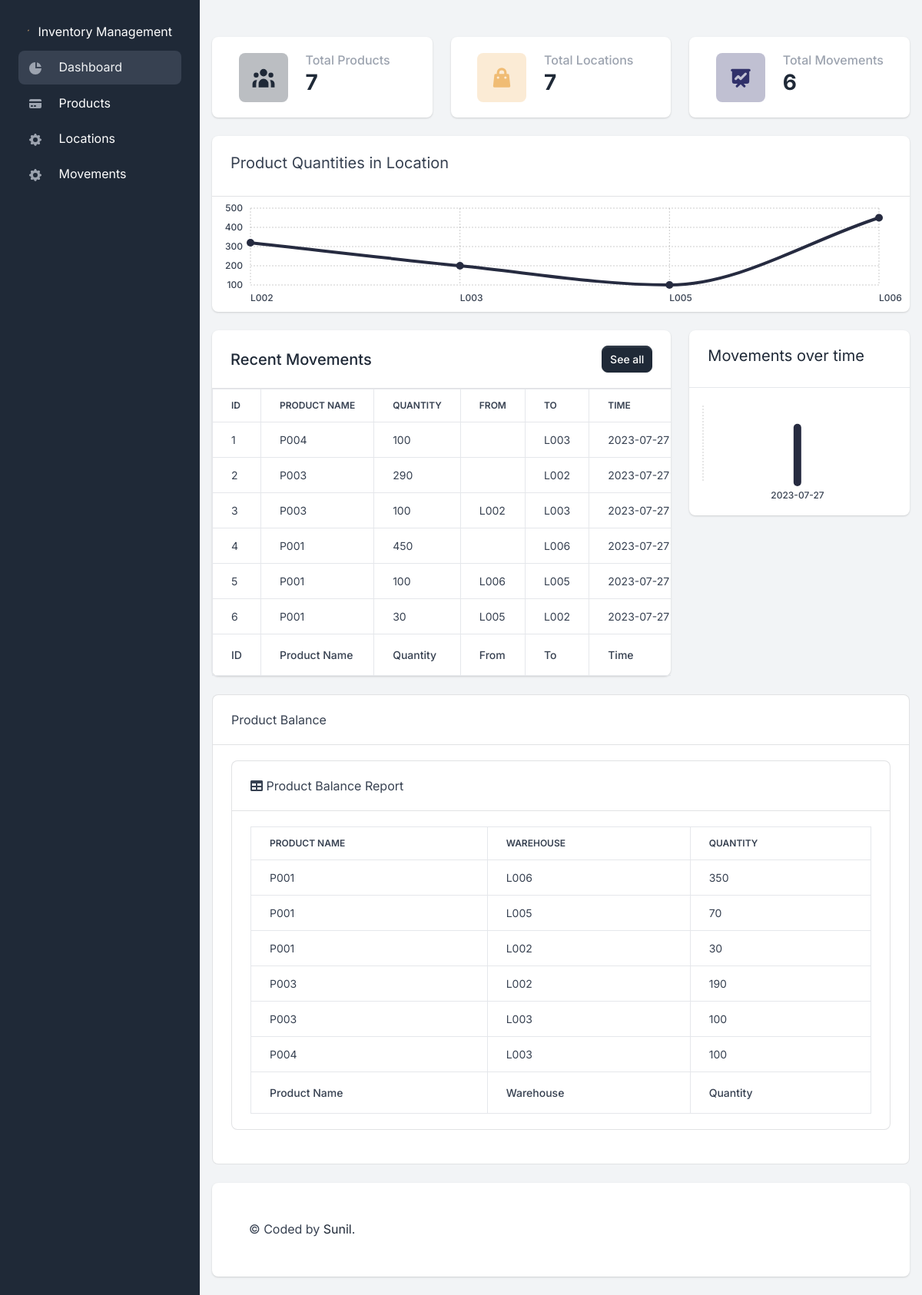
/dashboard, run on the app's committed database.
### app.py (models this page shows, shortened)
class ProductMovement(db.Model):
    __tablename__   = 'productmovements'
    movement_id     = db.Column(db.Integer, primary_key=True)
    product_id      = db.Column(db.Integer, db.ForeignKey('products.product_id'))
    qty             = db.Column(db.Integer)
    from_location   = db.Column(db.Integer, db.ForeignKey('locations.location_id'))
    to_location     = db.Column(db.Integer, db.ForeignKey('locations.location_id'))
    movement_time   = db.Column(db.DateTime, default=datetime.utcnow)
    product         = db.relationship('Product', foreign_keys=product_id)
    fromLoc         = db.relationship('Location', foreign_keys=from_location)
    toLoc           = db.relationship('Location', foreign_keys=to_location)

### app.py (the view)
@app.route('/dashboard')
def dashboard():
    total_products = Product.query.count()
    total_locations = Location.query.count()
    total_movements = ProductMovement.query.count()
    products_by_location = db.session.query(ProductMovement.to_location, func.sum(ProductMovement.qty)).group_by(ProductMovement.to_location).all()
    location_ids = [location_id for location_id, _ in products_by_location]
    total_quantities = [total_qty for _, total_qty in products_by_location]
    seven_days_ago = datetime.utcnow() - timedelta(days=7)
    recent_movements = ProductMovement.query.filter(ProductMovement.movement_time >= seven_days_ago).all()
    movements_over_time = db.session.query(func.date(ProductMovement.movement_time), func.sum(ProductMovement.qty)).\
        group_by(func.date(ProductMovement.movement_time)).all()
    labels = [movement[0] for movement in movements_over_time]
    data = [movement[1] for movement in movements_over_time]
    return render_template('home/dashboard.html', segment='dashboard', total_products=total_products, total_locations=total_locations, total_movements=total_movements, products_by_location=products_by_location, location_ids=location_ids, total_quantities=total_quantities, movements=recent_movements,  labels=labels, data=data, balance=productBalanceReport())

### templates/home/dashboard.html (shortened to what this page needs)
{% extends "layouts/base.html" %}
{% block content %}
    <div class="row">
        <div class="col-12 col-sm-6 col-xl-4 mb-4">
            <div class="card border-0 shadow">
                <div class="card-body">
                    <div class="row d-block d-xl-flex align-items-center">
                        <div class="col-12 col-xl-5 text-xl-center mb-3 mb-xl-0 d-flex align-items-center justify-content-xl-center">
                            <div class="icon-shape icon-shape-primary rounded me-4 me-sm-0">
                            </div>
                        </div>
                        <div class="col-12 col-xl-7 px-xl-0">
                            <div class="d-none d-sm-block">
                                <h2 class="h6 text-gray-400 mb-0">Total Products</h2>
                                <h3 class="fw-extrabold mb-2">{{total_products}}</h3>
                            </div>
                        </div>
                    </div>
                </div>
            </div>
        </div>
        <div class="col-12 col-sm-6 col-xl-4 mb-4">
            <div class="card border-0 shadow">
                <div class="card-body">
                    <div class="row d-block d-xl-flex align-items-center">
                        <div class="col-12 col-xl-5 text-xl-center mb-3 mb-xl-0 d-flex align-items-center justify-content-xl-center">
                            <div class="icon-shape icon-shape-secondary rounded me-4 me-sm-0">
                            </div>
                        </div>
                        <div class="col-12 col-xl-7 px-xl-0">
                            <div class="d-none d-sm-block">
                                <h2 class="h6 text-gray-400 mb-0">Total Locations</h2>
                                <h3 class="fw-extrabold mb-2">{{total_locations}}</h3>
                            </div>
                        </div>
                    </div>
                </div>
            </div>
        </div>
        <div class="col-12 col-sm-6 col-xl-4 mb-4">
            <div class="card border-0 shadow">
                <div class="card-body">
                    <div class="row d-block d-xl-flex align-items-center">
                        <div class="col-12 col-xl-5 text-xl-center mb-3 mb-xl-0 d-flex align-items-center justify-content-xl-center">
                            <div class="icon-shape icon-shape-tertiary rounded me-4 me-sm-0">
                            </div>
                        </div>
                        <div class="col-12 col-xl-7 px-xl-0">
                            <div class="d-none d-sm-block">
                                <h2 class="h6 text-gray-400 mb-0"> Total Movements</h2>
                                <h3 class="fw-extrabold mb-2">{{total_movements}}</h3>
                            </div>
                        </div>
                    </div>
                </div>
            </div>
        </div>
        <div class="col-12 mb-4">
            <div class="card bg-white-100 border-0 shadow">
                <div class="card-header d-sm-flex flex-row align-items-center flex-0">
                    <div class="d-block mb-3 mb-sm-0">
                        <div class="fs-5 fw-normal mb-2">Product Quantities in Location </div>
                    </div>
                </div>
                <div class="line-chart"></div>
            </div>
        </div>
    </div>
    <div class="row">
        <div class="col-12 col-xl-8">
            <div class="row">
                <div class="col-12 mb-4">
                    <div class="card border-0 shadow">
                        <div class="card-header">
                            <div class="row align-items-center">
                                <div class="col">
                                    <h2 class="fs-5 fw-bold mb-0">Recent Movements</h2>
                                </div>
                                <div class="col text-end">
                                    <a href="/movements" class="btn btn-sm btn-primary">See all</a>
                                </div>
                            </div>
                        </div>
                        <div class="table-responsive">
                            {% if movements|length < 1 %}
                            <center><h4>There are no Recent Movements</h4></center>
                            {% else %}
                            <table class="table table-bordered" id="dataTable" width="100%" cellspacing="0">
                                <thead>
                                    <tr>
                                        <th>ID</th>
                                        <th>Product Name</th>
                                        <th>Quantity</th>
                                        <th>From</th>
                                        <th>To</th>
                                        <th>Time</th>
                                    </tr>
                                </thead>
                                <tfoot>
                                    <tr>
                                        <th>ID</th>
                                        <th>Product Name</th>
                                        <th>Quantity</th>
                                        <th>From</th>
                                        <th>To</th>
                                        <th>Time</th>
                                    </tr>
                                </tfoot>
                                <tbody>
                                    {% for movement in movements%}
                                    <tr>
                                        <td>{{ movement.movement_id }}</td>
                                        <td>{{ movement.product_id }}</td>
                                        <td>{{ movement.qty }}</td>
                                        <td>{{ movement.from_location }}</td>
                                        <td>{{ movement.to_location }}</td>
                                        <td>{{ movement.movement_time }}</td>
                                    </tr>
                                    {% endfor %}
                                </tbody>
                            </table>
                            {% endif %}
                    </div>
                    </div>
                </div>
            </div>
        </div>
        <div class="col-12 col-xl-4">
            <div class="col-12 px-0 mb-4">
                <div class="card border-0 shadow">
                    <div class="card-header d-flex flex-row align-items-center flex-0 border-bottom">
                        <div class="d-block">
                            <div class="h5 fw-normal text-gray mb-2">Movements over time</div>
                        </div>
                    </div>
                    <div class="card-body p-2">
                        <div class="bar-chart"></div>
                    </div>
                </div>
            </div>
        </div>
    </div>
    <div class="card mb-4">
        <div class="card-header">Product Balance</div>
        <div class="card-body">
            <div class="card mb-4">
            <div class="card-header">
                <i class="fas fa-table mr-1"></i>
                Product Balance Report
            </div>
            <div class="card-body">
                <div class="table-responsive">
                    {% if balance|length < 1 %}
                    <h4>There are no Movements, add one above</h4>
                    {% else %}
                    <table class="table table-bordered" id="dataTable" width="100%" cellspacing="0">
                        <thead>
                            <tr>
                                <th>Product Name</th>
                                <th>Warehouse</th>
                                <th>Quantity</th>
                            </tr>
                        </thead>
                        <tfoot>
                            <tr>
                                <th>Product Name</th>
                                <th>Warehouse</th>
                                <th>Quantity</th>
                            </tr>
                        </tfoot>
                        <tbody>
                            {% for pkey, values in balance.items() %}
                                {% set count = values|length() %}
                                <tr>
                                    <td>{{pkey}}</td>
                                    {% for key, value in values.items() %}
                                        <td>{{key}}</td>
                                        <td>{{value.qty}}</td>
                                        {% if values|length() > 1 %}
                                            {% if values|last != key %}
                                                </tr>
                                                <tr>
                                                    <td>{{pkey}}</td>
                                            {% endif %}
                                        {% endif %}
                                    {% endfor %}
                                    </tr>
                                {% endfor %}
                        </tbody>
                    </table>
                    {% endif %}
            </div>
        </div>
            </div>
        </div>
    </div>
{% endblock content %}

### templates/layouts/base.html (shortened to what this page needs)
<!DOCTYPE html>
<html lang="en">
<head>
<link type="text/css" href="/static/assets/vendor/sweetalert2/dist/sweetalert2.min.css" rel="stylesheet">
<link type="text/css" href="/static/assets/vendor/notyf/notyf.min.css" rel="stylesheet">
<link type="text/css" href="/static/assets/css/volt.css" rel="stylesheet">
<link href="https://cdn.datatables.net/1.10.20/css/dataTables.bootstrap4.min.css" rel="stylesheet" />
</head>
<body>
    {% include 'includes/sidebar.html' %}
    <main class="content">
      {% block content %}{% endblock content %}
      {% include 'includes/footer.html' %}
    </main>
</body>
</html>

### templates/includes/sidebar.html (shortened to what this page needs)
        <nav id="sidebarMenu" class="sidebar d-lg-block bg-gray-800 text-white collapse" data-simplebar>
          <div class="sidebar-inner px-4 pt-3">
            <ul class="nav flex-column pt-3 pt-md-0">
              <li class="nav-item">
                <a href="/" class="nav-link d-flex align-items-center">
                  <span class="mt-1 ms-1 sidebar-text">Inventory Management</span>
                </a>
              </li>
              <li class="nav-item {% if 'dashboard' in segment %} active {% endif %}">
                <a href="/dashboard" class="nav-link">
                  <span class="sidebar-icon">
                    <svg class="icon icon-xs me-2" fill="currentColor" viewBox="0 0 20 20" xmlns="http://www.w3.org/2000/svg"><path d="M2 10a8 8 0 018-8v8h8a8 8 0 11-16 0z"></path><path d="M12 2.252A8.014 8.014 0 0117.748 8H12V2.252z"></path></svg>
                  </span>
                  <span class="sidebar-text">Dashboard</span>
                </a>
              </li>
              <li class="nav-item {% if 'products' in segment %} active {% endif %}">
                <a href="/products" class="nav-link">
                  <span class="sidebar-icon">
                  </span>
                  <span class="sidebar-text">Products</span>
                </a>
              </li>
              <li class="nav-item {% if 'locations' in segment %} active {% endif %}">
                <a href="/locations" class="nav-link">
                  <span class="sidebar-icon">
                  </span>
                  <span class="sidebar-text">Locations</span>
                </a>
              </li><li class="nav-item {% if 'movements' in segment %} active {% endif %}">
                <a href="/movements" class="nav-link">
                  <span class="sidebar-icon">
                  </span>
                  <span class="sidebar-text">Movements</span>
                </a>
              </li>
            </ul>
          </div>
        </nav>

### templates/includes/footer.html (shortened to what this page needs)
<footer class="bg-white rounded shadow p-5 mb-4 mt-4">
    <div class="row">
        <div class="col-12 col-md-4 col-xl-6 mb-4 mb-md-0">
            <p class="mb-0 text-center text-lg-start">
                &copy;
                 Coded by <a href="https://appseed.us" target="_blank">Sunil</a>.
            </p>
        </div>
        <div class="col-12 col-md-8 col-xl-6 text-center text-lg-start">
            <ul class="list-inline list-group-flush list-group-borderless text-md-end mb-0">
            </ul>
        </div>
    </div>
</footer>

### data on the page
ProductMovement: movement_id "1", product_id "P004", qty "100", to_location "L003", movement_time "2023-07-27…", product "P004"
ProductMovement: movement_id "2", product_id "P003", qty "290", to_location "L002", movement_time "2023-07-27…", product "P003", qty "190"
ProductMovement: movement_id "3", product_id "P003", qty "100", from_location "L002", to_location "L003", movement_time "2023-07-27…"
ProductMovement: movement_id "4", product_id "P001", qty "450", to_location "L006", movement_time "2023-07-27…", product "P001", qty "350"
ProductMovement: movement_id "5", product_id "P001", qty "100", from_location "L006", to_location "L005", movement_time "2023-07-27…", qty "70"
ProductMovement: movement_id "6", product_id "P001", qty "30", from_location "L005", to_location "L002", movement_time "2023-07-27…"

### other printed values
{{ total_products }} "7"
{{ total_locations }} "7"
{{ total_movements }} "6"
